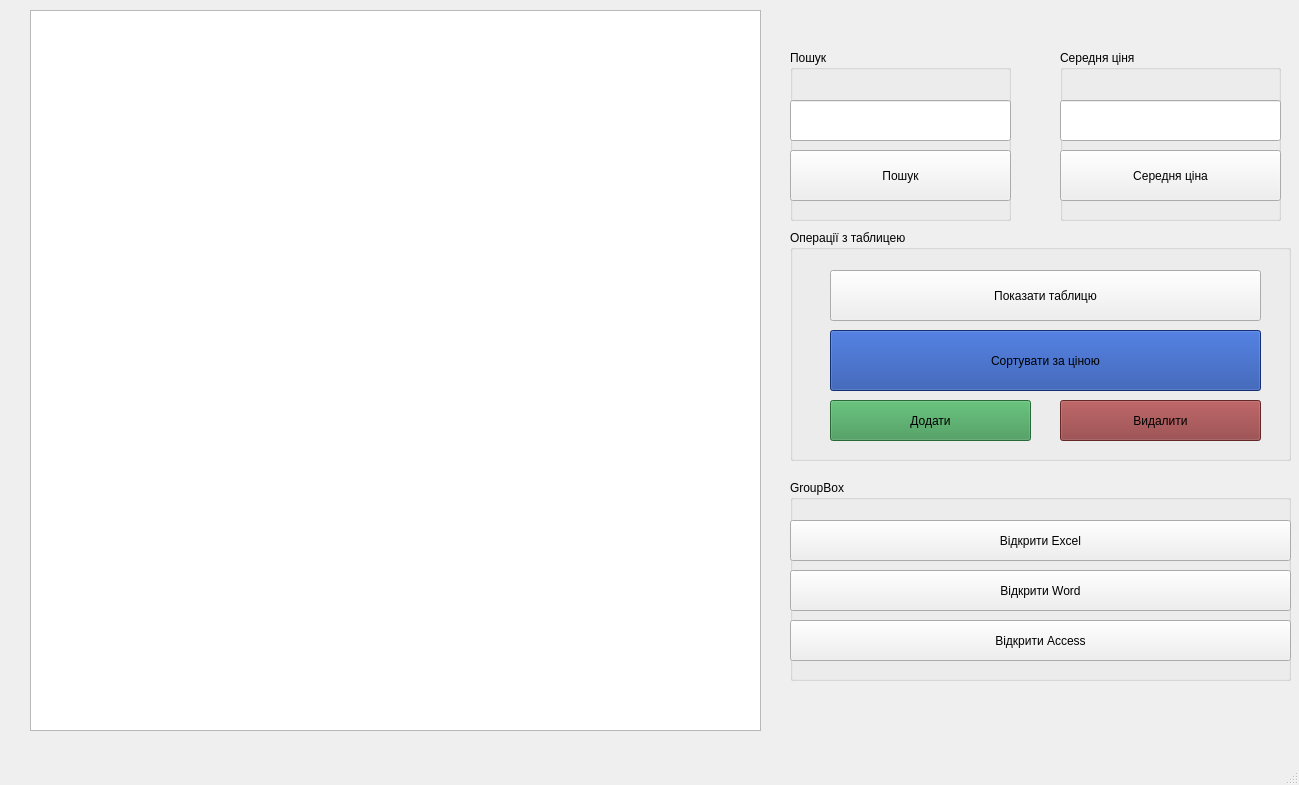
<?xml version="1.0" encoding="UTF-8"?>
<ui version="4.0">
 <class>MainWindow</class>
 <widget class="QMainWindow" name="MainWindow">
  <property name="geometry">
   <rect>
    <x>0</x>
    <y>0</y>
    <width>1299</width>
    <height>785</height>
   </rect>
  </property>
  <property name="windowTitle">
   <string>MainWindow</string>
  </property>
  <widget class="QWidget" name="centralwidget">
   <widget class="QTableView" name="tableView">
    <property name="geometry">
     <rect>
      <x>30</x>
      <y>10</y>
      <width>731</width>
      <height>721</height>
     </rect>
    </property>
    <property name="contextMenuPolicy">
     <enum>Qt::DefaultContextMenu</enum>
    </property>
    <property name="sortingEnabled">
     <bool>false</bool>
    </property>
   </widget>
   <widget class="QGroupBox" name="Operations">
    <property name="geometry">
     <rect>
      <x>790</x>
      <y>230</y>
      <width>501</width>
      <height>231</height>
     </rect>
    </property>
    <property name="title">
     <string>Операції з таблицею</string>
    </property>
    <widget class="QPushButton" name="Add">
     <property name="geometry">
      <rect>
       <x>40</x>
       <y>170</y>
       <width>201</width>
       <height>41</height>
      </rect>
     </property>
     <property name="palette">
      <palette>
       <active>
        <colorrole role="WindowText">
         <brush brushstyle="SolidPattern">
          <color alpha="255">
           <red>0</red>
           <green>0</green>
           <blue>0</blue>
          </color>
         </brush>
        </colorrole>
        <colorrole role="Button">
         <brush brushstyle="SolidPattern">
          <color alpha="255">
           <red>57</red>
           <green>147</green>
           <blue>78</blue>
          </color>
         </brush>
        </colorrole>
        <colorrole role="Light">
         <brush brushstyle="SolidPattern">
          <color alpha="255">
           <red>86</red>
           <green>220</green>
           <blue>117</blue>
          </color>
         </brush>
        </colorrole>
        <colorrole role="Midlight">
         <brush brushstyle="SolidPattern">
          <color alpha="255">
           <red>71</red>
           <green>183</green>
           <blue>97</blue>
          </color>
         </brush>
        </colorrole>
        <colorrole role="Dark">
         <brush brushstyle="SolidPattern">
          <color alpha="255">
           <red>28</red>
           <green>73</green>
           <blue>39</blue>
          </color>
         </brush>
        </colorrole>
        <colorrole role="Mid">
         <brush brushstyle="SolidPattern">
          <color alpha="255">
           <red>38</red>
           <green>98</green>
           <blue>52</blue>
          </color>
         </brush>
        </colorrole>
        <colorrole role="Text">
         <brush brushstyle="SolidPattern">
          <color alpha="255">
           <red>0</red>
           <green>0</green>
           <blue>0</blue>
          </color>
         </brush>
        </colorrole>
        <colorrole role="BrightText">
         <brush brushstyle="SolidPattern">
          <color alpha="255">
           <red>255</red>
           <green>255</green>
           <blue>255</blue>
          </color>
         </brush>
        </colorrole>
        <colorrole role="ButtonText">
         <brush brushstyle="SolidPattern">
          <color alpha="255">
           <red>0</red>
           <green>0</green>
           <blue>0</blue>
          </color>
         </brush>
        </colorrole>
        <colorrole role="Base">
         <brush brushstyle="SolidPattern">
          <color alpha="255">
           <red>255</red>
           <green>255</green>
           <blue>255</blue>
          </color>
         </brush>
        </colorrole>
        <colorrole role="Window">
         <brush brushstyle="SolidPattern">
          <color alpha="255">
           <red>57</red>
           <green>147</green>
           <blue>78</blue>
          </color>
         </brush>
        </colorrole>
        <colorrole role="Shadow">
         <brush brushstyle="SolidPattern">
          <color alpha="255">
           <red>0</red>
           <green>0</green>
           <blue>0</blue>
          </color>
         </brush>
        </colorrole>
        <colorrole role="AlternateBase">
         <brush brushstyle="SolidPattern">
          <color alpha="255">
           <red>156</red>
           <green>201</green>
           <blue>166</blue>
          </color>
         </brush>
        </colorrole>
        <colorrole role="ToolTipBase">
         <brush brushstyle="SolidPattern">
          <color alpha="255">
           <red>255</red>
           <green>255</green>
           <blue>220</blue>
          </color>
         </brush>
        </colorrole>
        <colorrole role="ToolTipText">
         <brush brushstyle="SolidPattern">
          <color alpha="255">
           <red>0</red>
           <green>0</green>
           <blue>0</blue>
          </color>
         </brush>
        </colorrole>
        <colorrole role="PlaceholderText">
         <brush brushstyle="SolidPattern">
          <color alpha="127">
           <red>0</red>
           <green>0</green>
           <blue>0</blue>
          </color>
         </brush>
        </colorrole>
        <colorrole role="Accent">
         <brush brushstyle="SolidPattern">
          <color alpha="255">
           <red>255</red>
           <green>255</green>
           <blue>255</blue>
          </color>
         </brush>
        </colorrole>
       </active>
       <inactive>
        <colorrole role="WindowText">
         <brush brushstyle="SolidPattern">
          <color alpha="255">
           <red>0</red>
           <green>0</green>
           <blue>0</blue>
          </color>
         </brush>
        </colorrole>
        <colorrole role="Button">
         <brush brushstyle="SolidPattern">
          <color alpha="255">
           <red>57</red>
           <green>147</green>
           <blue>78</blue>
          </color>
         </brush>
        </colorrole>
        <colorrole role="Light">
         <brush brushstyle="SolidPattern">
          <color alpha="255">
           <red>86</red>
           <green>220</green>
           <blue>117</blue>
          </color>
         </brush>
        </colorrole>
        <colorrole role="Midlight">
         <brush brushstyle="SolidPattern">
          <color alpha="255">
           <red>71</red>
           <green>183</green>
           <blue>97</blue>
          </color>
         </brush>
        </colorrole>
        <colorrole role="Dark">
         <brush brushstyle="SolidPattern">
          <color alpha="255">
           <red>28</red>
           <green>73</green>
           <blue>39</blue>
          </color>
         </brush>
        </colorrole>
        <colorrole role="Mid">
         <brush brushstyle="SolidPattern">
          <color alpha="255">
           <red>38</red>
           <green>98</green>
           <blue>52</blue>
          </color>
         </brush>
        </colorrole>
        <colorrole role="Text">
         <brush brushstyle="SolidPattern">
          <color alpha="255">
           <red>0</red>
           <green>0</green>
           <blue>0</blue>
          </color>
         </brush>
        </colorrole>
        <colorrole role="BrightText">
         <brush brushstyle="SolidPattern">
          <color alpha="255">
           <red>255</red>
           <green>255</green>
           <blue>255</blue>
          </color>
         </brush>
        </colorrole>
        <colorrole role="ButtonText">
         <brush brushstyle="SolidPattern">
          <color alpha="255">
           <red>0</red>
           <green>0</green>
           <blue>0</blue>
          </color>
         </brush>
        </colorrole>
        <colorrole role="Base">
         <brush brushstyle="SolidPattern">
          <color alpha="255">
           <red>255</red>
           <green>255</green>
           <blue>255</blue>
          </color>
         </brush>
        </colorrole>
        <colorrole role="Window">
         <brush brushstyle="SolidPattern">
          <color alpha="255">
           <red>57</red>
           <green>147</green>
           <blue>78</blue>
          </color>
         </brush>
        </colorrole>
        <colorrole role="Shadow">
         <brush brushstyle="SolidPattern">
          <color alpha="255">
           <red>0</red>
           <green>0</green>
           <blue>0</blue>
          </color>
         </brush>
        </colorrole>
        <colorrole role="AlternateBase">
         <brush brushstyle="SolidPattern">
          <color alpha="255">
           <red>156</red>
           <green>201</green>
           <blue>166</blue>
          </color>
         </brush>
        </colorrole>
        <colorrole role="ToolTipBase">
         <brush brushstyle="SolidPattern">
          <color alpha="255">
           <red>255</red>
           <green>255</green>
           <blue>220</blue>
          </color>
         </brush>
        </colorrole>
        <colorrole role="ToolTipText">
         <brush brushstyle="SolidPattern">
          <color alpha="255">
           <red>0</red>
           <green>0</green>
           <blue>0</blue>
          </color>
         </brush>
        </colorrole>
        <colorrole role="PlaceholderText">
         <brush brushstyle="SolidPattern">
          <color alpha="127">
           <red>0</red>
           <green>0</green>
           <blue>0</blue>
          </color>
         </brush>
        </colorrole>
        <colorrole role="Accent">
         <brush brushstyle="SolidPattern">
          <color alpha="255">
           <red>255</red>
           <green>255</green>
           <blue>255</blue>
          </color>
         </brush>
        </colorrole>
       </inactive>
       <disabled>
        <colorrole role="WindowText">
         <brush brushstyle="SolidPattern">
          <color alpha="255">
           <red>28</red>
           <green>73</green>
           <blue>39</blue>
          </color>
         </brush>
        </colorrole>
        <colorrole role="Button">
         <brush brushstyle="SolidPattern">
          <color alpha="255">
           <red>57</red>
           <green>147</green>
           <blue>78</blue>
          </color>
         </brush>
        </colorrole>
        <colorrole role="Light">
         <brush brushstyle="SolidPattern">
          <color alpha="255">
           <red>86</red>
           <green>220</green>
           <blue>117</blue>
          </color>
         </brush>
        </colorrole>
        <colorrole role="Midlight">
         <brush brushstyle="SolidPattern">
          <color alpha="255">
           <red>71</red>
           <green>183</green>
           <blue>97</blue>
          </color>
         </brush>
        </colorrole>
        <colorrole role="Dark">
         <brush brushstyle="SolidPattern">
          <color alpha="255">
           <red>28</red>
           <green>73</green>
           <blue>39</blue>
          </color>
         </brush>
        </colorrole>
        <colorrole role="Mid">
         <brush brushstyle="SolidPattern">
          <color alpha="255">
           <red>38</red>
           <green>98</green>
           <blue>52</blue>
          </color>
         </brush>
        </colorrole>
        <colorrole role="Text">
         <brush brushstyle="SolidPattern">
          <color alpha="255">
           <red>28</red>
           <green>73</green>
           <blue>39</blue>
          </color>
         </brush>
        </colorrole>
        <colorrole role="BrightText">
         <brush brushstyle="SolidPattern">
          <color alpha="255">
           <red>255</red>
           <green>255</green>
           <blue>255</blue>
          </color>
         </brush>
        </colorrole>
        <colorrole role="ButtonText">
         <brush brushstyle="SolidPattern">
          <color alpha="255">
           <red>28</red>
           <green>73</green>
           <blue>39</blue>
          </color>
         </brush>
        </colorrole>
        <colorrole role="Base">
         <brush brushstyle="SolidPattern">
          <color alpha="255">
           <red>57</red>
           <green>147</green>
           <blue>78</blue>
          </color>
         </brush>
        </colorrole>
        <colorrole role="Window">
         <brush brushstyle="SolidPattern">
          <color alpha="255">
           <red>57</red>
           <green>147</green>
           <blue>78</blue>
          </color>
         </brush>
        </colorrole>
        <colorrole role="Shadow">
         <brush brushstyle="SolidPattern">
          <color alpha="255">
           <red>0</red>
           <green>0</green>
           <blue>0</blue>
          </color>
         </brush>
        </colorrole>
        <colorrole role="AlternateBase">
         <brush brushstyle="SolidPattern">
          <color alpha="255">
           <red>57</red>
           <green>147</green>
           <blue>78</blue>
          </color>
         </brush>
        </colorrole>
        <colorrole role="ToolTipBase">
         <brush brushstyle="SolidPattern">
          <color alpha="255">
           <red>255</red>
           <green>255</green>
           <blue>220</blue>
          </color>
         </brush>
        </colorrole>
        <colorrole role="ToolTipText">
         <brush brushstyle="SolidPattern">
          <color alpha="255">
           <red>0</red>
           <green>0</green>
           <blue>0</blue>
          </color>
         </brush>
        </colorrole>
        <colorrole role="PlaceholderText">
         <brush brushstyle="SolidPattern">
          <color alpha="127">
           <red>28</red>
           <green>73</green>
           <blue>39</blue>
          </color>
         </brush>
        </colorrole>
        <colorrole role="Accent">
         <brush brushstyle="SolidPattern">
          <color alpha="255">
           <red>74</red>
           <green>191</green>
           <blue>101</blue>
          </color>
         </brush>
        </colorrole>
       </disabled>
      </palette>
     </property>
     <property name="text">
      <string>Додати</string>
     </property>
    </widget>
    <widget class="QPushButton" name="Delete">
     <property name="geometry">
      <rect>
       <x>270</x>
       <y>170</y>
       <width>201</width>
       <height>41</height>
      </rect>
     </property>
     <property name="palette">
      <palette>
       <active>
        <colorrole role="WindowText">
         <brush brushstyle="SolidPattern">
          <color alpha="255">
           <red>0</red>
           <green>0</green>
           <blue>0</blue>
          </color>
         </brush>
        </colorrole>
        <colorrole role="Button">
         <brush brushstyle="SolidPattern">
          <color alpha="255">
           <red>139</red>
           <green>54</green>
           <blue>55</blue>
          </color>
         </brush>
        </colorrole>
        <colorrole role="Light">
         <brush brushstyle="SolidPattern">
          <color alpha="255">
           <red>208</red>
           <green>81</green>
           <blue>83</blue>
          </color>
         </brush>
        </colorrole>
        <colorrole role="Midlight">
         <brush brushstyle="SolidPattern">
          <color alpha="255">
           <red>173</red>
           <green>67</green>
           <blue>69</blue>
          </color>
         </brush>
        </colorrole>
        <colorrole role="Dark">
         <brush brushstyle="SolidPattern">
          <color alpha="255">
           <red>69</red>
           <green>27</green>
           <blue>28</blue>
          </color>
         </brush>
        </colorrole>
        <colorrole role="Mid">
         <brush brushstyle="SolidPattern">
          <color alpha="255">
           <red>93</red>
           <green>36</green>
           <blue>37</blue>
          </color>
         </brush>
        </colorrole>
        <colorrole role="Text">
         <brush brushstyle="SolidPattern">
          <color alpha="255">
           <red>0</red>
           <green>0</green>
           <blue>0</blue>
          </color>
         </brush>
        </colorrole>
        <colorrole role="BrightText">
         <brush brushstyle="SolidPattern">
          <color alpha="255">
           <red>255</red>
           <green>255</green>
           <blue>255</blue>
          </color>
         </brush>
        </colorrole>
        <colorrole role="ButtonText">
         <brush brushstyle="SolidPattern">
          <color alpha="255">
           <red>0</red>
           <green>0</green>
           <blue>0</blue>
          </color>
         </brush>
        </colorrole>
        <colorrole role="Base">
         <brush brushstyle="SolidPattern">
          <color alpha="255">
           <red>255</red>
           <green>255</green>
           <blue>255</blue>
          </color>
         </brush>
        </colorrole>
        <colorrole role="Window">
         <brush brushstyle="SolidPattern">
          <color alpha="255">
           <red>139</red>
           <green>54</green>
           <blue>55</blue>
          </color>
         </brush>
        </colorrole>
        <colorrole role="Shadow">
         <brush brushstyle="SolidPattern">
          <color alpha="255">
           <red>0</red>
           <green>0</green>
           <blue>0</blue>
          </color>
         </brush>
        </colorrole>
        <colorrole role="AlternateBase">
         <brush brushstyle="SolidPattern">
          <color alpha="255">
           <red>197</red>
           <green>154</green>
           <blue>155</blue>
          </color>
         </brush>
        </colorrole>
        <colorrole role="ToolTipBase">
         <brush brushstyle="SolidPattern">
          <color alpha="255">
           <red>255</red>
           <green>255</green>
           <blue>220</blue>
          </color>
         </brush>
        </colorrole>
        <colorrole role="ToolTipText">
         <brush brushstyle="SolidPattern">
          <color alpha="255">
           <red>0</red>
           <green>0</green>
           <blue>0</blue>
          </color>
         </brush>
        </colorrole>
        <colorrole role="PlaceholderText">
         <brush brushstyle="SolidPattern">
          <color alpha="127">
           <red>0</red>
           <green>0</green>
           <blue>0</blue>
          </color>
         </brush>
        </colorrole>
        <colorrole role="Accent">
         <brush brushstyle="SolidPattern">
          <color alpha="255">
           <red>255</red>
           <green>255</green>
           <blue>255</blue>
          </color>
         </brush>
        </colorrole>
       </active>
       <inactive>
        <colorrole role="WindowText">
         <brush brushstyle="SolidPattern">
          <color alpha="255">
           <red>0</red>
           <green>0</green>
           <blue>0</blue>
          </color>
         </brush>
        </colorrole>
        <colorrole role="Button">
         <brush brushstyle="SolidPattern">
          <color alpha="255">
           <red>139</red>
           <green>54</green>
           <blue>55</blue>
          </color>
         </brush>
        </colorrole>
        <colorrole role="Light">
         <brush brushstyle="SolidPattern">
          <color alpha="255">
           <red>208</red>
           <green>81</green>
           <blue>83</blue>
          </color>
         </brush>
        </colorrole>
        <colorrole role="Midlight">
         <brush brushstyle="SolidPattern">
          <color alpha="255">
           <red>173</red>
           <green>67</green>
           <blue>69</blue>
          </color>
         </brush>
        </colorrole>
        <colorrole role="Dark">
         <brush brushstyle="SolidPattern">
          <color alpha="255">
           <red>69</red>
           <green>27</green>
           <blue>28</blue>
          </color>
         </brush>
        </colorrole>
        <colorrole role="Mid">
         <brush brushstyle="SolidPattern">
          <color alpha="255">
           <red>93</red>
           <green>36</green>
           <blue>37</blue>
          </color>
         </brush>
        </colorrole>
        <colorrole role="Text">
         <brush brushstyle="SolidPattern">
          <color alpha="255">
           <red>0</red>
           <green>0</green>
           <blue>0</blue>
          </color>
         </brush>
        </colorrole>
        <colorrole role="BrightText">
         <brush brushstyle="SolidPattern">
          <color alpha="255">
           <red>255</red>
           <green>255</green>
           <blue>255</blue>
          </color>
         </brush>
        </colorrole>
        <colorrole role="ButtonText">
         <brush brushstyle="SolidPattern">
          <color alpha="255">
           <red>0</red>
           <green>0</green>
           <blue>0</blue>
          </color>
         </brush>
        </colorrole>
        <colorrole role="Base">
         <brush brushstyle="SolidPattern">
          <color alpha="255">
           <red>255</red>
           <green>255</green>
           <blue>255</blue>
          </color>
         </brush>
        </colorrole>
        <colorrole role="Window">
         <brush brushstyle="SolidPattern">
          <color alpha="255">
           <red>139</red>
           <green>54</green>
           <blue>55</blue>
          </color>
         </brush>
        </colorrole>
        <colorrole role="Shadow">
         <brush brushstyle="SolidPattern">
          <color alpha="255">
           <red>0</red>
           <green>0</green>
           <blue>0</blue>
          </color>
         </brush>
        </colorrole>
        <colorrole role="AlternateBase">
         <brush brushstyle="SolidPattern">
          <color alpha="255">
           <red>197</red>
           <green>154</green>
           <blue>155</blue>
          </color>
         </brush>
        </colorrole>
        <colorrole role="ToolTipBase">
         <brush brushstyle="SolidPattern">
          <color alpha="255">
           <red>255</red>
           <green>255</green>
           <blue>220</blue>
          </color>
         </brush>
        </colorrole>
        <colorrole role="ToolTipText">
         <brush brushstyle="SolidPattern">
          <color alpha="255">
           <red>0</red>
           <green>0</green>
           <blue>0</blue>
          </color>
         </brush>
        </colorrole>
        <colorrole role="PlaceholderText">
         <brush brushstyle="SolidPattern">
          <color alpha="127">
           <red>0</red>
           <green>0</green>
           <blue>0</blue>
          </color>
         </brush>
        </colorrole>
        <colorrole role="Accent">
         <brush brushstyle="SolidPattern">
          <color alpha="255">
           <red>255</red>
           <green>255</green>
           <blue>255</blue>
          </color>
         </brush>
        </colorrole>
       </inactive>
       <disabled>
        <colorrole role="WindowText">
         <brush brushstyle="SolidPattern">
          <color alpha="255">
           <red>69</red>
           <green>27</green>
           <blue>28</blue>
          </color>
         </brush>
        </colorrole>
        <colorrole role="Button">
         <brush brushstyle="SolidPattern">
          <color alpha="255">
           <red>139</red>
           <green>54</green>
           <blue>55</blue>
          </color>
         </brush>
        </colorrole>
        <colorrole role="Light">
         <brush brushstyle="SolidPattern">
          <color alpha="255">
           <red>208</red>
           <green>81</green>
           <blue>83</blue>
          </color>
         </brush>
        </colorrole>
        <colorrole role="Midlight">
         <brush brushstyle="SolidPattern">
          <color alpha="255">
           <red>173</red>
           <green>67</green>
           <blue>69</blue>
          </color>
         </brush>
        </colorrole>
        <colorrole role="Dark">
         <brush brushstyle="SolidPattern">
          <color alpha="255">
           <red>69</red>
           <green>27</green>
           <blue>28</blue>
          </color>
         </brush>
        </colorrole>
        <colorrole role="Mid">
         <brush brushstyle="SolidPattern">
          <color alpha="255">
           <red>93</red>
           <green>36</green>
           <blue>37</blue>
          </color>
         </brush>
        </colorrole>
        <colorrole role="Text">
         <brush brushstyle="SolidPattern">
          <color alpha="255">
           <red>69</red>
           <green>27</green>
           <blue>28</blue>
          </color>
         </brush>
        </colorrole>
        <colorrole role="BrightText">
         <brush brushstyle="SolidPattern">
          <color alpha="255">
           <red>255</red>
           <green>255</green>
           <blue>255</blue>
          </color>
         </brush>
        </colorrole>
        <colorrole role="ButtonText">
         <brush brushstyle="SolidPattern">
          <color alpha="255">
           <red>69</red>
           <green>27</green>
           <blue>28</blue>
          </color>
         </brush>
        </colorrole>
        <colorrole role="Base">
         <brush brushstyle="SolidPattern">
          <color alpha="255">
           <red>139</red>
           <green>54</green>
           <blue>55</blue>
          </color>
         </brush>
        </colorrole>
        <colorrole role="Window">
         <brush brushstyle="SolidPattern">
          <color alpha="255">
           <red>139</red>
           <green>54</green>
           <blue>55</blue>
          </color>
         </brush>
        </colorrole>
        <colorrole role="Shadow">
         <brush brushstyle="SolidPattern">
          <color alpha="255">
           <red>0</red>
           <green>0</green>
           <blue>0</blue>
          </color>
         </brush>
        </colorrole>
        <colorrole role="AlternateBase">
         <brush brushstyle="SolidPattern">
          <color alpha="255">
           <red>139</red>
           <green>54</green>
           <blue>55</blue>
          </color>
         </brush>
        </colorrole>
        <colorrole role="ToolTipBase">
         <brush brushstyle="SolidPattern">
          <color alpha="255">
           <red>255</red>
           <green>255</green>
           <blue>220</blue>
          </color>
         </brush>
        </colorrole>
        <colorrole role="ToolTipText">
         <brush brushstyle="SolidPattern">
          <color alpha="255">
           <red>0</red>
           <green>0</green>
           <blue>0</blue>
          </color>
         </brush>
        </colorrole>
        <colorrole role="PlaceholderText">
         <brush brushstyle="SolidPattern">
          <color alpha="127">
           <red>69</red>
           <green>27</green>
           <blue>28</blue>
          </color>
         </brush>
        </colorrole>
        <colorrole role="Accent">
         <brush brushstyle="SolidPattern">
          <color alpha="255">
           <red>181</red>
           <green>70</green>
           <blue>72</blue>
          </color>
         </brush>
        </colorrole>
       </disabled>
      </palette>
     </property>
     <property name="text">
      <string>Видалити</string>
     </property>
    </widget>
    <widget class="QPushButton" name="Download">
     <property name="geometry">
      <rect>
       <x>40</x>
       <y>40</y>
       <width>431</width>
       <height>51</height>
      </rect>
     </property>
     <property name="text">
      <string>Показати таблицю</string>
     </property>
    </widget>
    <widget class="QPushButton" name="Sort">
     <property name="geometry">
      <rect>
       <x>40</x>
       <y>100</y>
       <width>431</width>
       <height>61</height>
      </rect>
     </property>
     <property name="palette">
      <palette>
       <active>
        <colorrole role="WindowText">
         <brush brushstyle="SolidPattern">
          <color alpha="255">
           <red>0</red>
           <green>0</green>
           <blue>0</blue>
          </color>
         </brush>
        </colorrole>
        <colorrole role="Button">
         <brush brushstyle="SolidPattern">
          <color alpha="255">
           <red>26</red>
           <green>67</green>
           <blue>162</blue>
          </color>
         </brush>
        </colorrole>
        <colorrole role="Light">
         <brush brushstyle="SolidPattern">
          <color alpha="255">
           <red>39</red>
           <green>101</green>
           <blue>243</blue>
          </color>
         </brush>
        </colorrole>
        <colorrole role="Midlight">
         <brush brushstyle="SolidPattern">
          <color alpha="255">
           <red>32</red>
           <green>84</green>
           <blue>202</blue>
          </color>
         </brush>
        </colorrole>
        <colorrole role="Dark">
         <brush brushstyle="SolidPattern">
          <color alpha="255">
           <red>13</red>
           <green>34</green>
           <blue>81</blue>
          </color>
         </brush>
        </colorrole>
        <colorrole role="Mid">
         <brush brushstyle="SolidPattern">
          <color alpha="255">
           <red>17</red>
           <green>45</green>
           <blue>108</blue>
          </color>
         </brush>
        </colorrole>
        <colorrole role="Text">
         <brush brushstyle="SolidPattern">
          <color alpha="255">
           <red>0</red>
           <green>0</green>
           <blue>0</blue>
          </color>
         </brush>
        </colorrole>
        <colorrole role="BrightText">
         <brush brushstyle="SolidPattern">
          <color alpha="255">
           <red>255</red>
           <green>255</green>
           <blue>255</blue>
          </color>
         </brush>
        </colorrole>
        <colorrole role="ButtonText">
         <brush brushstyle="SolidPattern">
          <color alpha="255">
           <red>0</red>
           <green>0</green>
           <blue>0</blue>
          </color>
         </brush>
        </colorrole>
        <colorrole role="Base">
         <brush brushstyle="SolidPattern">
          <color alpha="255">
           <red>255</red>
           <green>255</green>
           <blue>255</blue>
          </color>
         </brush>
        </colorrole>
        <colorrole role="Window">
         <brush brushstyle="SolidPattern">
          <color alpha="255">
           <red>26</red>
           <green>67</green>
           <blue>162</blue>
          </color>
         </brush>
        </colorrole>
        <colorrole role="Shadow">
         <brush brushstyle="SolidPattern">
          <color alpha="255">
           <red>0</red>
           <green>0</green>
           <blue>0</blue>
          </color>
         </brush>
        </colorrole>
        <colorrole role="AlternateBase">
         <brush brushstyle="SolidPattern">
          <color alpha="255">
           <red>140</red>
           <green>161</green>
           <blue>208</blue>
          </color>
         </brush>
        </colorrole>
        <colorrole role="ToolTipBase">
         <brush brushstyle="SolidPattern">
          <color alpha="255">
           <red>255</red>
           <green>255</green>
           <blue>220</blue>
          </color>
         </brush>
        </colorrole>
        <colorrole role="ToolTipText">
         <brush brushstyle="SolidPattern">
          <color alpha="255">
           <red>0</red>
           <green>0</green>
           <blue>0</blue>
          </color>
         </brush>
        </colorrole>
        <colorrole role="PlaceholderText">
         <brush brushstyle="SolidPattern">
          <color alpha="127">
           <red>0</red>
           <green>0</green>
           <blue>0</blue>
          </color>
         </brush>
        </colorrole>
        <colorrole role="Accent">
         <brush brushstyle="SolidPattern">
          <color alpha="255">
           <red>255</red>
           <green>255</green>
           <blue>255</blue>
          </color>
         </brush>
        </colorrole>
       </active>
       <inactive>
        <colorrole role="WindowText">
         <brush brushstyle="SolidPattern">
          <color alpha="255">
           <red>0</red>
           <green>0</green>
           <blue>0</blue>
          </color>
         </brush>
        </colorrole>
        <colorrole role="Button">
         <brush brushstyle="SolidPattern">
          <color alpha="255">
           <red>26</red>
           <green>67</green>
           <blue>162</blue>
          </color>
         </brush>
        </colorrole>
        <colorrole role="Light">
         <brush brushstyle="SolidPattern">
          <color alpha="255">
           <red>39</red>
           <green>101</green>
           <blue>243</blue>
          </color>
         </brush>
        </colorrole>
        <colorrole role="Midlight">
         <brush brushstyle="SolidPattern">
          <color alpha="255">
           <red>32</red>
           <green>84</green>
           <blue>202</blue>
          </color>
         </brush>
        </colorrole>
        <colorrole role="Dark">
         <brush brushstyle="SolidPattern">
          <color alpha="255">
           <red>13</red>
           <green>34</green>
           <blue>81</blue>
          </color>
         </brush>
        </colorrole>
        <colorrole role="Mid">
         <brush brushstyle="SolidPattern">
          <color alpha="255">
           <red>17</red>
           <green>45</green>
           <blue>108</blue>
          </color>
         </brush>
        </colorrole>
        <colorrole role="Text">
         <brush brushstyle="SolidPattern">
          <color alpha="255">
           <red>0</red>
           <green>0</green>
           <blue>0</blue>
          </color>
         </brush>
        </colorrole>
        <colorrole role="BrightText">
         <brush brushstyle="SolidPattern">
          <color alpha="255">
           <red>255</red>
           <green>255</green>
           <blue>255</blue>
          </color>
         </brush>
        </colorrole>
        <colorrole role="ButtonText">
         <brush brushstyle="SolidPattern">
          <color alpha="255">
           <red>0</red>
           <green>0</green>
           <blue>0</blue>
          </color>
         </brush>
        </colorrole>
        <colorrole role="Base">
         <brush brushstyle="SolidPattern">
          <color alpha="255">
           <red>255</red>
           <green>255</green>
           <blue>255</blue>
          </color>
         </brush>
        </colorrole>
        <colorrole role="Window">
         <brush brushstyle="SolidPattern">
          <color alpha="255">
           <red>26</red>
           <green>67</green>
           <blue>162</blue>
          </color>
         </brush>
        </colorrole>
        <colorrole role="Shadow">
         <brush brushstyle="SolidPattern">
          <color alpha="255">
           <red>0</red>
           <green>0</green>
           <blue>0</blue>
          </color>
         </brush>
        </colorrole>
        <colorrole role="AlternateBase">
         <brush brushstyle="SolidPattern">
          <color alpha="255">
           <red>140</red>
           <green>161</green>
           <blue>208</blue>
          </color>
         </brush>
        </colorrole>
        <colorrole role="ToolTipBase">
         <brush brushstyle="SolidPattern">
          <color alpha="255">
           <red>255</red>
           <green>255</green>
           <blue>220</blue>
          </color>
         </brush>
        </colorrole>
        <colorrole role="ToolTipText">
         <brush brushstyle="SolidPattern">
          <color alpha="255">
           <red>0</red>
           <green>0</green>
           <blue>0</blue>
          </color>
         </brush>
        </colorrole>
        <colorrole role="PlaceholderText">
         <brush brushstyle="SolidPattern">
          <color alpha="127">
           <red>0</red>
           <green>0</green>
           <blue>0</blue>
          </color>
         </brush>
        </colorrole>
        <colorrole role="Accent">
         <brush brushstyle="SolidPattern">
          <color alpha="255">
           <red>255</red>
           <green>255</green>
           <blue>255</blue>
          </color>
         </brush>
        </colorrole>
       </inactive>
       <disabled>
        <colorrole role="WindowText">
         <brush brushstyle="SolidPattern">
          <color alpha="255">
           <red>13</red>
           <green>34</green>
           <blue>81</blue>
          </color>
         </brush>
        </colorrole>
        <colorrole role="Button">
         <brush brushstyle="SolidPattern">
          <color alpha="255">
           <red>26</red>
           <green>67</green>
           <blue>162</blue>
          </color>
         </brush>
        </colorrole>
        <colorrole role="Light">
         <brush brushstyle="SolidPattern">
          <color alpha="255">
           <red>39</red>
           <green>101</green>
           <blue>243</blue>
          </color>
         </brush>
        </colorrole>
        <colorrole role="Midlight">
         <brush brushstyle="SolidPattern">
          <color alpha="255">
           <red>32</red>
           <green>84</green>
           <blue>202</blue>
          </color>
         </brush>
        </colorrole>
        <colorrole role="Dark">
         <brush brushstyle="SolidPattern">
          <color alpha="255">
           <red>13</red>
           <green>34</green>
           <blue>81</blue>
          </color>
         </brush>
        </colorrole>
        <colorrole role="Mid">
         <brush brushstyle="SolidPattern">
          <color alpha="255">
           <red>17</red>
           <green>45</green>
           <blue>108</blue>
          </color>
         </brush>
        </colorrole>
        <colorrole role="Text">
         <brush brushstyle="SolidPattern">
          <color alpha="255">
           <red>13</red>
           <green>34</green>
           <blue>81</blue>
          </color>
         </brush>
        </colorrole>
        <colorrole role="BrightText">
         <brush brushstyle="SolidPattern">
          <color alpha="255">
           <red>255</red>
           <green>255</green>
           <blue>255</blue>
          </color>
         </brush>
        </colorrole>
        <colorrole role="ButtonText">
         <brush brushstyle="SolidPattern">
          <color alpha="255">
           <red>13</red>
           <green>34</green>
           <blue>81</blue>
          </color>
         </brush>
        </colorrole>
        <colorrole role="Base">
         <brush brushstyle="SolidPattern">
          <color alpha="255">
           <red>26</red>
           <green>67</green>
           <blue>162</blue>
          </color>
         </brush>
        </colorrole>
        <colorrole role="Window">
         <brush brushstyle="SolidPattern">
          <color alpha="255">
           <red>26</red>
           <green>67</green>
           <blue>162</blue>
          </color>
         </brush>
        </colorrole>
        <colorrole role="Shadow">
         <brush brushstyle="SolidPattern">
          <color alpha="255">
           <red>0</red>
           <green>0</green>
           <blue>0</blue>
          </color>
         </brush>
        </colorrole>
        <colorrole role="AlternateBase">
         <brush brushstyle="SolidPattern">
          <color alpha="255">
           <red>26</red>
           <green>67</green>
           <blue>162</blue>
          </color>
         </brush>
        </colorrole>
        <colorrole role="ToolTipBase">
         <brush brushstyle="SolidPattern">
          <color alpha="255">
           <red>255</red>
           <green>255</green>
           <blue>220</blue>
          </color>
         </brush>
        </colorrole>
        <colorrole role="ToolTipText">
         <brush brushstyle="SolidPattern">
          <color alpha="255">
           <red>0</red>
           <green>0</green>
           <blue>0</blue>
          </color>
         </brush>
        </colorrole>
        <colorrole role="PlaceholderText">
         <brush brushstyle="SolidPattern">
          <color alpha="127">
           <red>13</red>
           <green>34</green>
           <blue>81</blue>
          </color>
         </brush>
        </colorrole>
        <colorrole role="Accent">
         <brush brushstyle="SolidPattern">
          <color alpha="255">
           <red>34</red>
           <green>87</green>
           <blue>211</blue>
          </color>
         </brush>
        </colorrole>
       </disabled>
      </palette>
     </property>
     <property name="text">
      <string>Сортувати за ціною</string>
     </property>
    </widget>
   </widget>
   <widget class="QGroupBox" name="groupBox">
    <property name="geometry">
     <rect>
      <x>790</x>
      <y>50</y>
      <width>221</width>
      <height>171</height>
     </rect>
    </property>
    <property name="title">
     <string>Пошук</string>
    </property>
    <widget class="QLineEdit" name="searchLine">
     <property name="geometry">
      <rect>
       <x>0</x>
       <y>50</y>
       <width>221</width>
       <height>41</height>
      </rect>
     </property>
     <property name="readOnly">
      <bool>false</bool>
     </property>
    </widget>
    <widget class="QPushButton" name="Search">
     <property name="geometry">
      <rect>
       <x>0</x>
       <y>100</y>
       <width>221</width>
       <height>51</height>
      </rect>
     </property>
     <property name="text">
      <string>Пошук</string>
     </property>
    </widget>
   </widget>
   <widget class="QGroupBox" name="Average_2">
    <property name="geometry">
     <rect>
      <x>1060</x>
      <y>50</y>
      <width>221</width>
      <height>171</height>
     </rect>
    </property>
    <property name="title">
     <string>Середня ціня</string>
    </property>
    <widget class="QLineEdit" name="lineEdit">
     <property name="geometry">
      <rect>
       <x>0</x>
       <y>50</y>
       <width>221</width>
       <height>41</height>
      </rect>
     </property>
     <property name="readOnly">
      <bool>true</bool>
     </property>
    </widget>
    <widget class="QPushButton" name="Average">
     <property name="geometry">
      <rect>
       <x>0</x>
       <y>100</y>
       <width>221</width>
       <height>51</height>
      </rect>
     </property>
     <property name="text">
      <string>Середня ціна</string>
     </property>
    </widget>
   </widget>
   <widget class="QGroupBox" name="groupBox_2">
    <property name="geometry">
     <rect>
      <x>790</x>
      <y>480</y>
      <width>501</width>
      <height>201</height>
     </rect>
    </property>
    <property name="title">
     <string>GroupBox</string>
    </property>
    <widget class="QPushButton" name="OpenExcel">
     <property name="geometry">
      <rect>
       <x>0</x>
       <y>40</y>
       <width>501</width>
       <height>41</height>
      </rect>
     </property>
     <property name="text">
      <string>Відкрити Excel</string>
     </property>
    </widget>
    <widget class="QPushButton" name="OpenWord">
     <property name="geometry">
      <rect>
       <x>0</x>
       <y>90</y>
       <width>501</width>
       <height>41</height>
      </rect>
     </property>
     <property name="text">
      <string>Відкрити Word</string>
     </property>
    </widget>
    <widget class="QPushButton" name="OpenAccess">
     <property name="geometry">
      <rect>
       <x>0</x>
       <y>140</y>
       <width>501</width>
       <height>41</height>
      </rect>
     </property>
     <property name="text">
      <string>Відкрити Access</string>
     </property>
    </widget>
   </widget>
  </widget>
  <widget class="QStatusBar" name="statusbar"/>
  <widget class="QMenuBar" name="menubar">
   <property name="geometry">
    <rect>
     <x>0</x>
     <y>0</y>
     <width>1299</width>
     <height>25</height>
    </rect>
   </property>
  </widget>
 </widget>
 <resources/>
 <connections/>
</ui>
